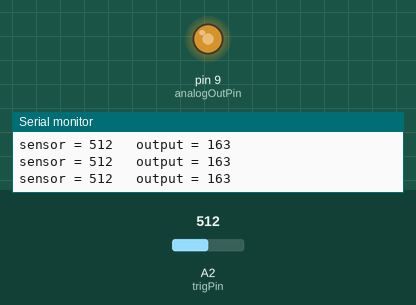
This sketch was run on a simulated Arduino Uno, built with avr-gcc and run on an emulated ATmega328P. Parts: output pins drawn as LEDs (lit = HIGH), the last lines printed to the serial monitor. Inputs (shaded band) come from the test bench; at power-on: A2 (trigPin) = 512.

Above: at 1.2 s.
1.3 s: A2 (trigPin) set to 323
At 2.5 s:
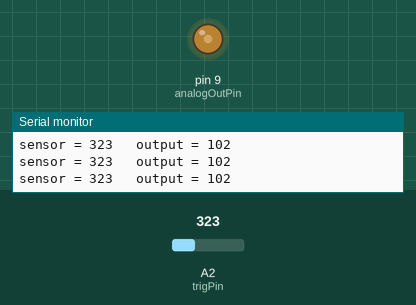
2.8 s: A2 (trigPin) set to 300
At 3.2 s:
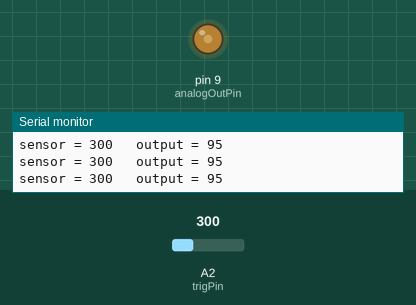
4.3 s: A2 (trigPin) set to 716
At 5.2 s:
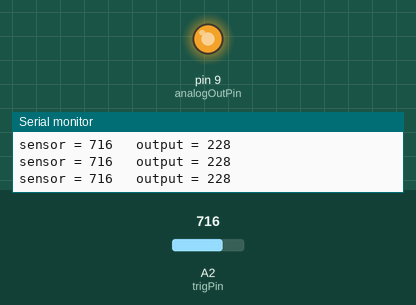
5.8 s: A2 (trigPin) set to 122
At 6.8 s:
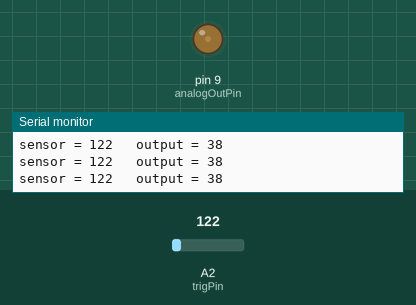
7.3 s: A2 (trigPin) set to 0
At 8.6 s:
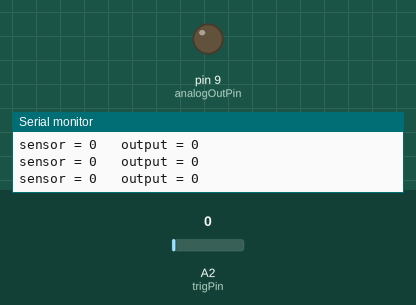
Timing chart, 0 to 9.8 s (numbered marks = the images above; inputs shaded):
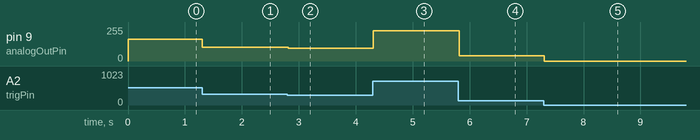

Measured:
- after the input at 1.3 s, pin 9 (analogOutPin): 163/255 → 102/255 at once
- after the input at 2.8 s, pin 9 (analogOutPin): 102/255 → 95/255 at once
- after the input at 4.3 s, pin 9 (analogOutPin): 95/255 → 228/255 at once
- after the input at 5.8 s, pin 9 (analogOutPin): 228/255 → 38/255 at once
- after the input at 7.3 s, pin 9 (analogOutPin): 38/255 → 0/255 at once

The sketch:

senser.ino
```cpp
const int trigPin = 2;
const int echoPin = 4;
const int analogOutPin = 9;
int sensorLow = 0;
int sensorHigh = 800;
int sensorValue = 0;
int outputValue = 0;

void setup() {

  Serial.begin(9600);
}

void loop() {
  // read the analog in value:
  sensorValue = analogRead(trigPin);
  // map it to the range of the analog out:
  outputValue = map(sensorValue,sensorLow,sensorHigh, 0, 255);
  // change the analog out value:
  analogWrite(analogOutPin, outputValue);

  // print the results to the serial monitor:
  Serial.print("sensor = ");
  Serial.print(sensorValue);
  Serial.print("\t output = ");
  Serial.println(outputValue);

  // wait 2 milliseconds before the next loop
  delay(2);
}
```
